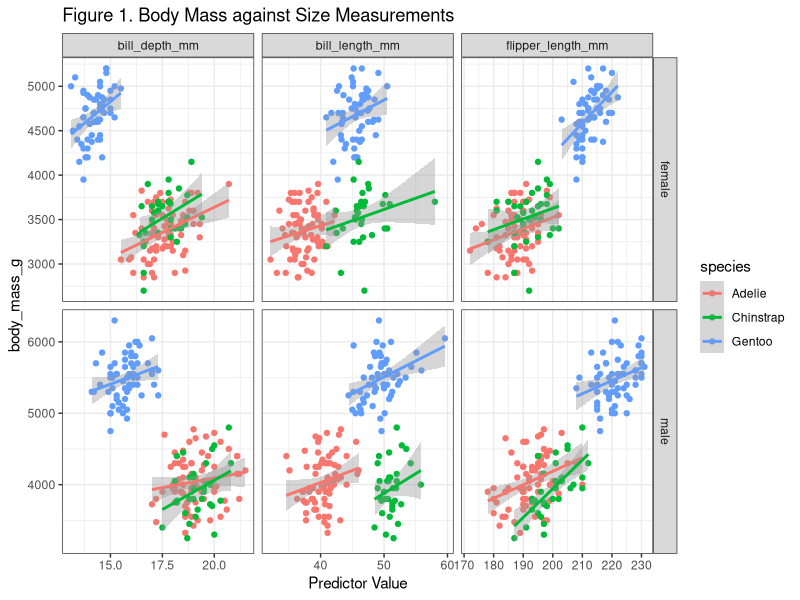
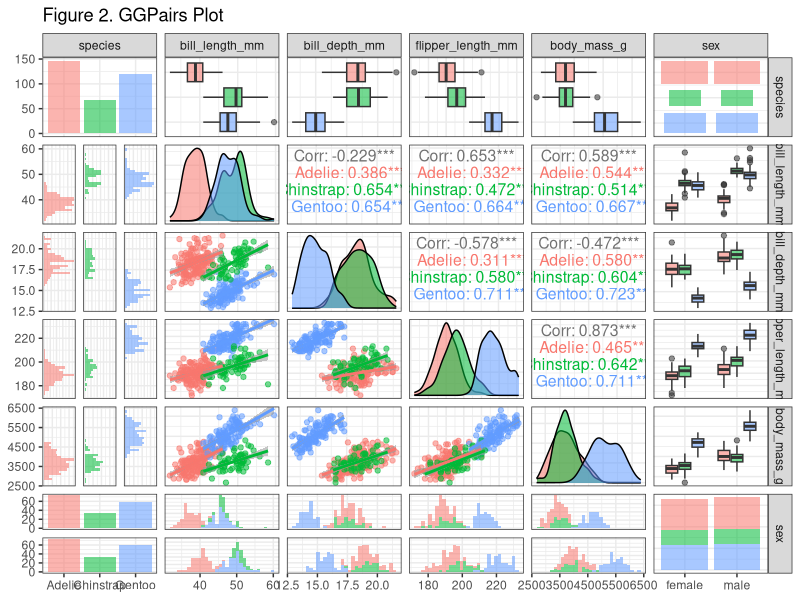

The R script that drew these images, in order:
## ---- chunk 1
library(knitr)
knitr::opts_chunk$set(warning = FALSE, message = FALSE, echo=FALSE) 
knitr::opts_chunk$set(cache.extra = rand_seed)
set.seed(105134)
## ---- chunk 2
library(palmerpenguins)
library(leaps)
library(purrr)
library(dplyr)
library(tidyverse)
library(ggplot2)
library(readr)
library(rsample)
data(penguins)
penguins <- penguins[complete.cases(penguins),]
## ---- chunk 3
formulaA <- body_mass_g~male+gentoo+bill_depth_mm+flipper_length_mm

dfA <- mutate(penguins,male = as.factor(penguins$sex == "male"),
                             gentoo = as.factor(penguins$species == "Gentoo"))

formulaB <- body_mass_g~sex+species+bill_length_mm+bill_depth_mm+flipper_length_mm
  
formulaC <- body_mass_g~sex+species+bill_length_mm*bill_depth_mm+flipper_length_mm*bill_length_mm

modelA <- lm(formulaA, dfA)
modelB <- lm(formulaB, data=penguins)
modelC <- lm(formulaC, data=penguins)
anovaAB <- anova(modelA, modelB)
anovaBC <- anova(modelB,modelC)
## ---- chunk 4
penguins%>%
  mutate(index = seq(1,length(penguins$sex)))%>%
  select(-c(year,island))%>%
  filter(complete.cases(.))%>%
  gather(key='Predictor',value = 'Predictor Value',-c(index,species,body_mass_g,sex))%>%
  ggplot(mapping = aes(x=`Predictor Value`,y=body_mass_g,group=species,color=species))+
  geom_point()+
  geom_smooth(method = lm)+
  facet_grid(vars(sex),vars(Predictor),scales="free")+
  theme_bw()+
  labs(title = "Figure 1. Body Mass against Size Measurements")
## ---- chunk 5
library(GGally)
ggpairs(select(penguins,-c(year,island)),
        aes(color=species,alpha=0.5),
        upper = list(continuous = wrap("cor", size = 4)),title = 'Pairwise Summary',
        lower=list(continuous='smooth'))+
  theme_bw() +
  labs(title = "Figure 2. GGPairs Plot")
## ---- chunk 6
best<-regsubsets(body_mass_g~sex+ species+bill_length_mm*bill_depth_mm*flipper_length_mm, data=penguins, nbest = 1) %>% 
  summary()   
table <- data.frame(best[["outmat"]])  
  names(table) <- c("male","Chinstrap","Gentoo","BillL","BillD","FlipperL","BD*BL","FL*BL","FL*BD", "FL*BDBL") 
  knitr::kable(table, caption = "Table 1. Best Subsets Regression Result")
## ---- chunk 7
best.p <- as.numeric(rownames(best$which))+1
best.AIC <- 81*log(best$rss/81)+2*best.p
  results <- data.frame(model.no=1:8,Mallow_C =best$cp, BIC =best$bic, R2 =best$rsq, AR2 =best$adjr2, AIC = best.AIC)
  knitr::kable(results, caption  ="Table 2. Best Subsets Regression Measure Results")
## ---- chunk 8
CV_outA <- vfold_cv(dfA, v=15) %>% 
  rowwise() %>% 
  mutate(fit=list(lm(formulaA, data=splits)), predictions = list(predict(fit,assessment(splits))), mse = mean((assessment(splits)$body_mass_g-predictions)^2, na.rm=T))
CVA<- CV_outA %>% 
ungroup() %>% 
  summarize(se=sd(mse/sqrt(n())),mse=mean(mse))
  

CV_outB <- vfold_cv(penguins, v=15) %>% 
  rowwise() %>% 
  mutate(fit=list(lm(formulaB, data=splits)), predictions = list(predict(fit,assessment(splits))), mse = mean((assessment(splits)$body_mass_g-predictions)^2, na.rm=T)) 
CVB<- CV_outB%>% 
  ungroup() %>% 
  summarize(se=sd(mse/sqrt(n())),mse=mean(mse))

CV_outC <- vfold_cv(penguins, v=15) %>% 
  rowwise() %>% 
  mutate(fit=list(lm(formulaC, data=splits)), predictions = list(predict(fit,assessment(splits))), mse = mean((assessment(splits)$body_mass_g-predictions)^2, na.rm=T)) 
CVC <- CV_outC %>% 
  ungroup() %>% 
  summarize(se=sd(mse/sqrt(n())),mse=mean(mse))
## ---- chunk 9
table <- data.frame(rbind(CVA,CVB,CVC)) 
table$Model <- c("A","B","C")
table <- table[, c("Model", "mse", "se")]
  names(table) <- c("Model","Mean Squared Error","Standard Error") 
  knitr::kable(table, caption = "Table 3. 15-fold cross-validation")
## ---- chunk 10
coeff_hat <- function(df, formula) {
  df <- as.data.frame(df)
  bhh_lm <- lm(formula,
               data = df)
  coe <- coef(bhh_lm)
  estimates <- coe
  return(estimates)
}

bootConfidence <- function(df, formula, bootTimes = 200)
{
  coeff_hat_res <- coeff_hat(df,formula)
  coeff_hat_penguins <- as.numeric(coeff_hat_res)
  coeff_hat_names <- names(coeff_hat_res)

  differences <- df %>%
    bootstraps(times = bootTimes) %>%
    rowwise() %>%
    mutate(diff = list(coeff_hat(splits, formula) - coeff_hat_penguins)) %>%
    select("diff") %>%
    unnest() %>%
    deframe() %>%
    matrix(nrow = bootTimes, byrow = TRUE)
  
  upper <- coeff_hat_penguins - apply(differences, 2, quantile, probs=0.05/2)
  lower <- coeff_hat_penguins - apply(differences, 2, quantile, probs=1-0.05/2)
  confidence <- data.frame('Estimated Coefficients' = coeff_hat_penguins, 'Lower Bound' = lower,'Upper Bound' = upper)
  rownames(confidence) <- coeff_hat_names
  return(confidence)
   
}

## ---- chunk 11
bootConfA <- bootConfidence(dfA, formulaA)
bootConfB <- bootConfidence(penguins, formulaB)
bootConfC <- bootConfidence(penguins, formulaC)
## ---- chunk 12
kable(bootConfA[-1,],caption = "Table 4. Bootstrap Confidence Intervals for Model A Coefficients")
